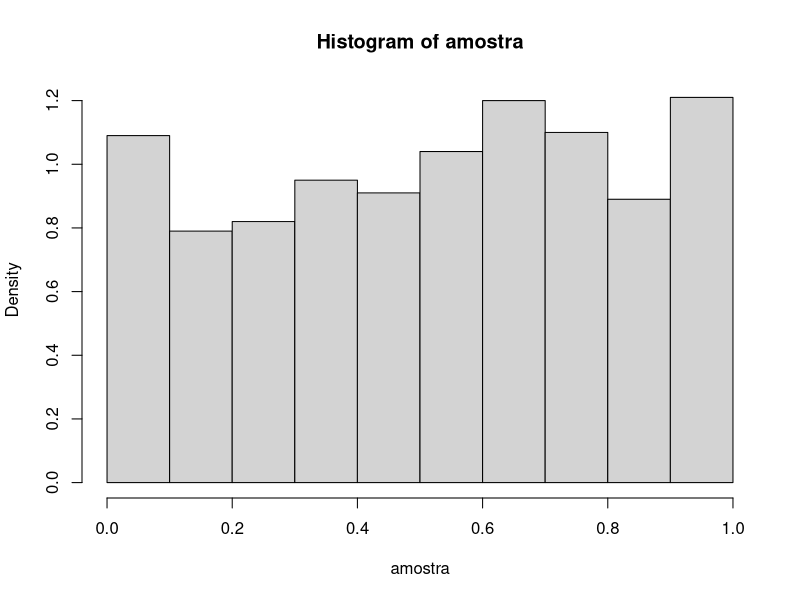
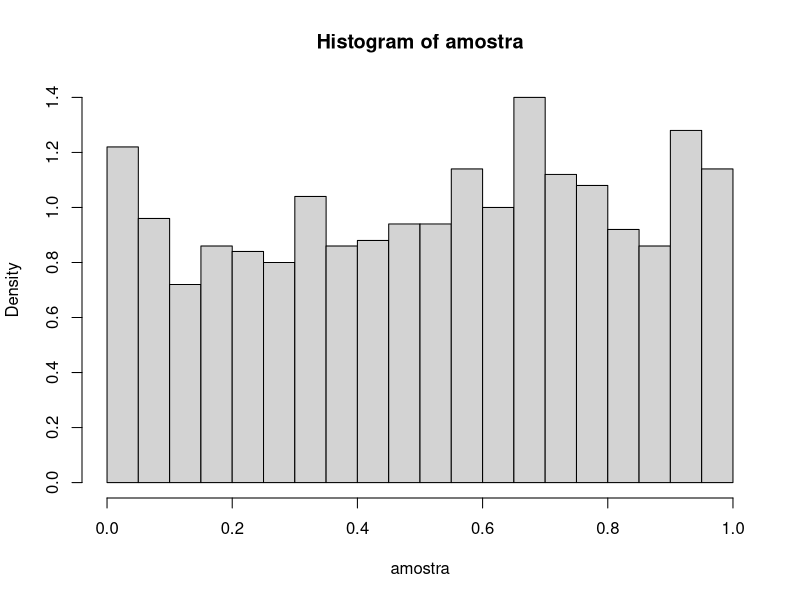
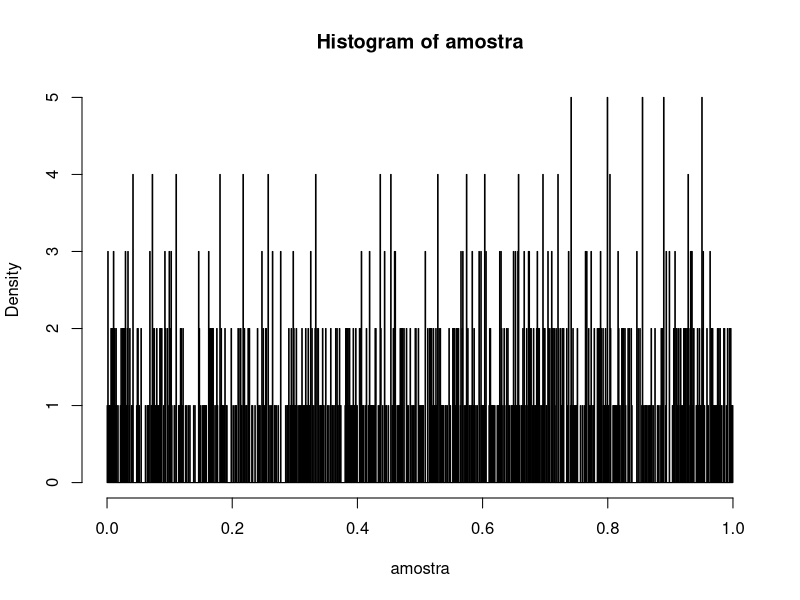
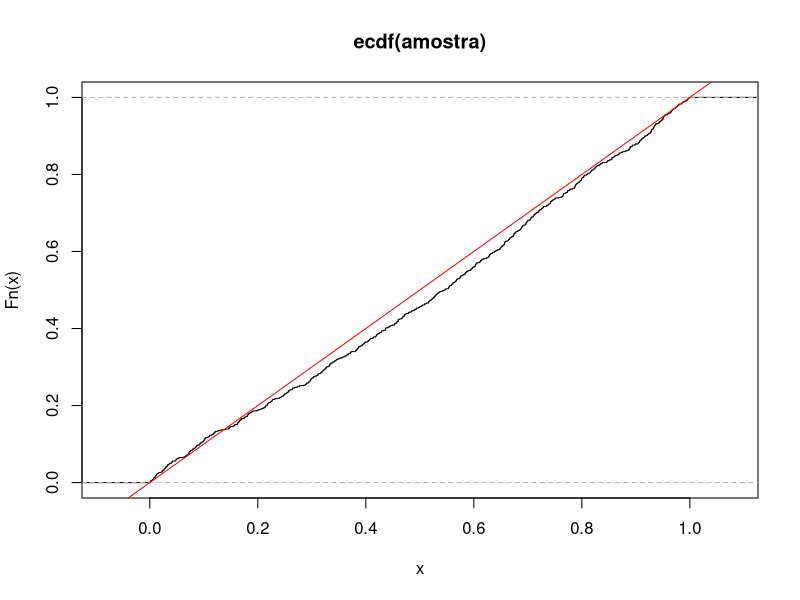
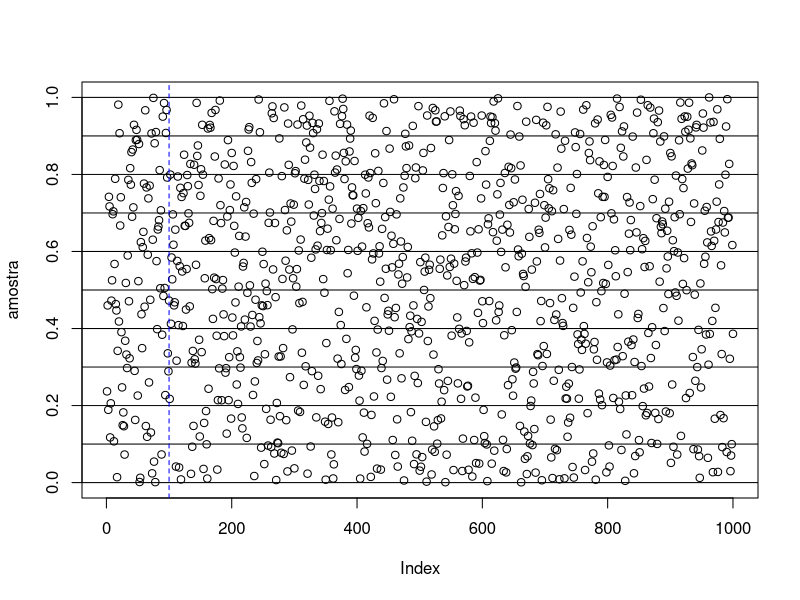
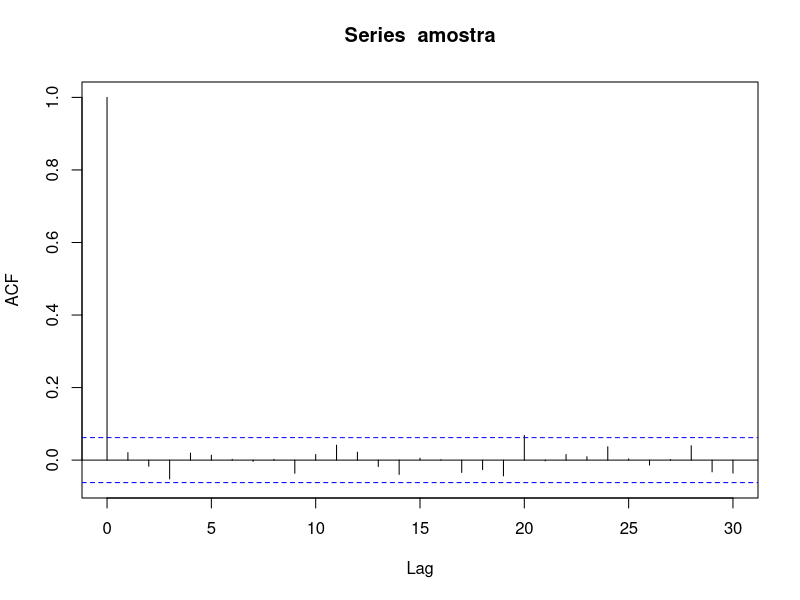
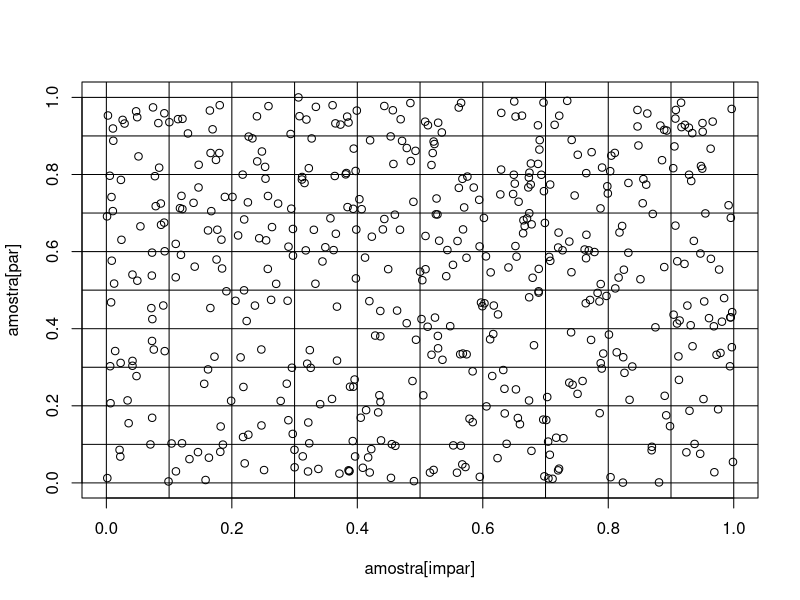

Write the R code that produced these figures, in order.
#a
m <- 2**32
A <- 1664525
B <- 1013904223
xo <- 2
rmeu <- function(n,xo,m,A,B){
  v <- numeric(n)
  xn <- xo
  for (i in 1:n) {
    v[i]=(A*xn+B)%%m->xn
    
  }
  return(v/m)
}
amostra <- rmeu(1000,xo,m,A,B)
amostra
hist(amostra,freq = F)
hist(amostra,freq = F,breaks = 30)
valores <- cut(amostra,breaks = seq(from=0,to=1,by=0.1))
tabela <- table(valores)
#teste 1
chisq.test(tabela)

#aula de hoje 
valores2 <- cut(amostra,breaks = seq(from=0,to=1,by=0.01))
tabela2 <- table(valores2)
#teste 2
chisq.test(tabela2)
#Fazendo com intervalos
hist(amostra,freq = F,breaks =1000 )
#Com numero maior de intervalos nós podemos ver se é mais homogêneo 

Fn <- ecdf(amostra)
plot(Fn)
abline(a=0,b=1,col='red')
Fn(0.5)#
median(amostra)
quantile(amostra,probs = c(0,0.25,0.5,0.75,1))
summary(amostra)
#Vamos fazer o teste de komolgorv 
#H0 =A função empirica = Função acumulada
ks.test(amostra,punif)
# o teste de Kmologorov confirma o teste 1
# e está nos indicado que a geração não foi boa 
plot(amostra, ylim = c(0,1))
abline(h=seq(0,1,by=0.1,lty=2,
             col='gray'))
abline(v=100,lty=2,col="blue")
acf(amostra)
par <- (1:500)*2
impar <- par -1
plot(x=amostra[impar],y=amostra[par])
abline(h=seq(0,1,by=0.1,lty=2,
             col='gray'))
abline(v=seq(0,1,by=0.1,lty=2,
             col='gray'))


# Definir os limites dos quadrados (0 a 1, com intervalos de 0.1)
intervalos <- seq(0, 1, by = 0.1)

# Criar categorias para x e y
x_cat <- cut(amostra[impar], breaks =intervalos  , include.lowest = TRUE)
y_cat <- cut(amostra[par], breaks = intervalos , include.lowest = TRUE)

# Criar tabela de contagem por quadrado
contagem_quadrados <- table(x_cat, y_cat)
sum(contagem_quadrados)
#Fazendo a estatistica chi-squared 
x2 <-sum((contagem_quadrados[1.2,2.2]-10)**(0.2))
x2
chisq.test(contagem_quadrados)
